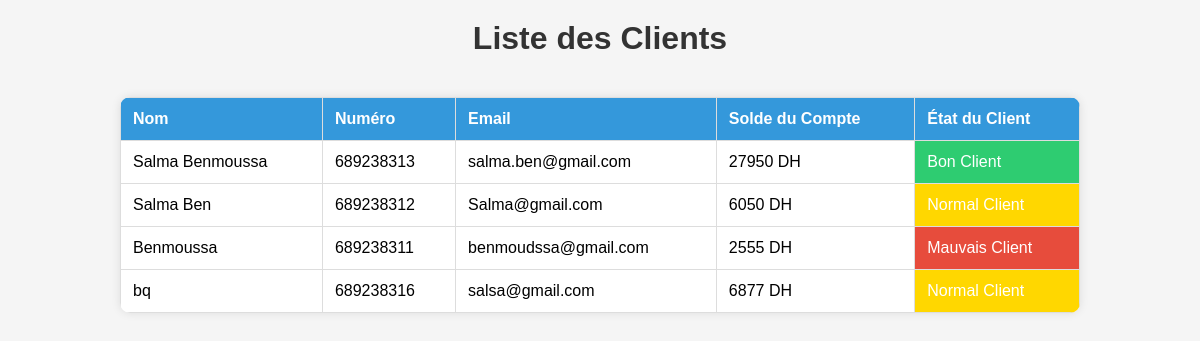
The page /affichage_clients.php (signed in) on the database its author committed.
### tables this page shows
CREATE TABLE `users` (
  `id` int(100) NOT NULL,
  `name` varchar(100) NOT NULL,
  `email` varchar(100) NOT NULL,
  `password` varchar(100) NOT NULL,
  `user_type` varchar(20) NOT NULL DEFAULT 'client',
  `phone` int(100) NOT NULL,
  `soldeCompte` int(100) NOT NULL
);

### affichage_clients.php (the view, shortened to what this page needs)
<?php
@include 'configuration.php';
$query = "SELECT soldeCompte, name, phone, email FROM users WHERE user_type = 'client'";
$result = mysqli_query($conn, $query);
?>
<!DOCTYPE html>
<html lang="en">
<head>
</head>
<body>
    <h1>Liste des Clients</h1>
    <table>
        <thead>
            <tr>
                <th>Nom</th>
                <th>Numéro</th>
                <th>Email</th>
                <th>Solde du Compte</th>
                <th>État du Client</th>
            </tr>
        </thead>
        <tbody>
            <?php
            while ($row = mysqli_fetch_assoc($result)) {
                if ($row['soldeCompte'] > 20000) {
                    $etatClientClass = 'bon-client';
                    $etatClientText = 'Bon Client';
                } elseif ($row['soldeCompte'] > 3000) {
                    $etatClientClass = 'normal-client';
                    $etatClientText = 'Normal Client';
                } else {
                    $etatClientClass = 'mauvais-client';
                    $etatClientText = 'Mauvais Client';
                }
                echo "<tr>";
                echo "<td>{$row['name']}</td>";
                echo "<td>{$row['phone']}</td>";
                echo "<td>{$row['email']}</td>";
                echo "<td>{$row['soldeCompte']} DH</td>";
                echo "<td class='$etatClientClass'>$etatClientText</td>";
                echo "</tr>";
            }
            ?>
        </tbody>
    </table>
</body>
</html>

### affichage_clients.php (style rules this page uses)
body { font-family: Arial, sans-serif; background-color: #f5f5f5; margin: 0; padding: 0; display: flex; flex-direction: column; align-items: center; }
h1 { text-align: center; color: #333; margin: 20px 0; }
table { width: 80%; margin: 20px auto; border-collapse: collapse; background-color: #ffffff; box-shadow: 0 0 10px rgba(0, 0, 0, 0.1); border-radius: 10px; overflow: hidden; }
th, td { border: 1px solid #dddddd; padding: 12px; text-align: left; }
th { background-color: #3498db; color: #ffffff; }
.bon-client { background-color: #2ecc71; color: #ffffff; }
.normal-client { background-color: #FFD700; color: #ffffff; }
.mauvais-client { background-color: #e74c3c; color: #ffffff; }

### rows shown on the page
users: name "Salma Benmoussa", phone "689238313", email "salma.ben@gmail.com", soldeCompte "27950", soldeCompte "Bon Client"
users: name "Salma Ben", phone "689238312", email "Salma@gmail.com", soldeCompte "6050", soldeCompte "Normal Client"
users: name "Benmoussa", phone "689238311", email "benmoudssa@gmail.com", soldeCompte "2555", soldeCompte "Mauvais Client"
users: name "bq", phone "689238316", email "salsa@gmail.com", soldeCompte "6877", soldeCompte "Normal Client"
